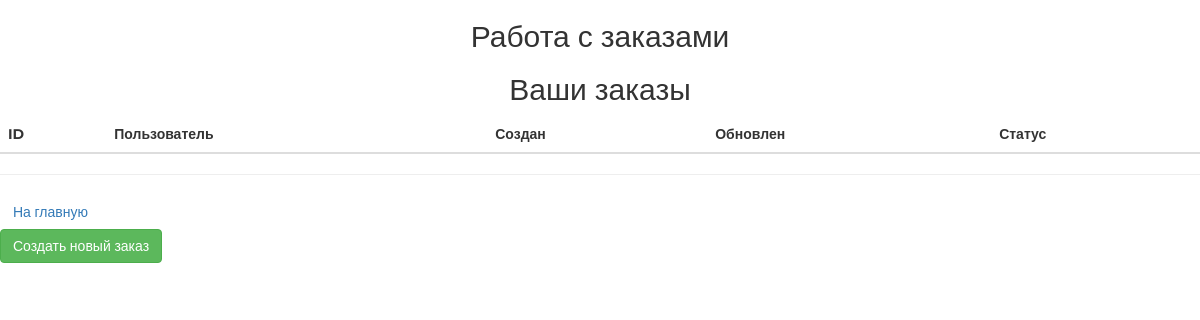
/orders/, run on an earlier commit of the app's database.
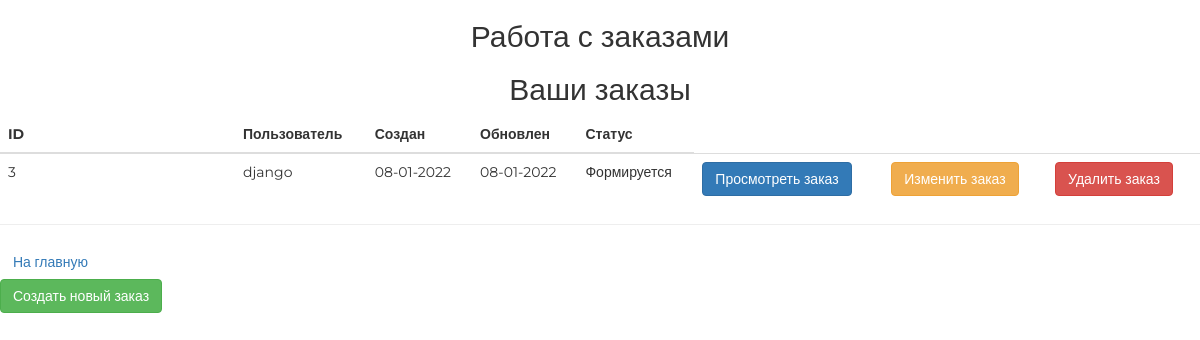
And on a later commit of the database.
### ordersapp/models.py (models this page shows, shortened)
class Order(models.Model):
    STATUS_FORMING = 'FM'
    STATUS_SENT_TO_PROCEED = 'STP'
    STATUS_PROCEEDED = 'PRD'
    STATUS_PAID = 'PD'
    STATUS_CANCEL = 'CNL'
    STATUS_DONE = 'DN'
    STATUSES = (
        (STATUS_FORMING, 'Формируется'),
        (STATUS_SENT_TO_PROCEED, 'Отправлен в обработку'),
        (STATUS_PROCEEDED, 'Обработан'),
        (STATUS_PAID, 'Оплачен'),
        (STATUS_CANCEL, 'Отменен'),
        (STATUS_DONE, 'Завершен'),
    )
    user = models.ForeignKey(settings.AUTH_USER_MODEL, on_delete=models.CASCADE)
    status = models.CharField(choices=STATUSES, default=STATUS_FORMING, max_length=5)
    is_active = models.BooleanField(default=True)
    created_at = models.DateTimeField(auto_now_add=True)
    updated_at = models.DateTimeField(auto_now=True)

### authapp/models.py (models this page shows, shortened)
class ShopUser(AbstractUser):
    avatar = models.ImageField(upload_to='users/', blank=True)
    age = models.PositiveSmallIntegerField(default=18, verbose_name='Возраст')
    activation_key = models.CharField(max_length=128, blank=True, null=True)
    activation_key_expired = models.DateTimeField(blank=True, null=True)

### ordersapp/views.py (the view)
# urls.py: path('', ordersapp.OrderListView.as_view(), name='list'),
class OrderListView(ListView):
    model = Order
    def get_queryset(self):
        return super().get_queryset().filter(is_active=True)

### mainapp/context_processors.py (called while the page is built)
def basket(request):
    basket_items = []
    if request.user.is_authenticated:
        basket_items = Basket.objects.filter(user=request.user)
    return {
        'basket': basket_items,
    }

### ordersapp/templates/ordersapp/order_list.html
{% extends 'ordersapp/base.html' %}
{% block content %}
    <div class="h2 head text-center">
        Ваши заказы
    </div>
    <table class="table">
        <thead>
        <tr>
            <th>ID</th>
            <th>Пользователь</th>
            <th>Создан</th>
            <th>Обновлен</th>
            <th>Статус</th>
        </tr>
        </thead>
        <tbody>
        {% for object in object_list %}
            <tr>
                <td>{{ object.pk }}</td>
                <td>{{ object.user }}</td>
                <td>{{ object.created_at|date:"d-m-Y" }}</td>
                <td>{{ object.updated_at|date:"d-m-Y" }}</td>
                <td>{{ object.get_status_display }}</td>
                <td>
                    <a href="{% url 'ordersapp:read' object.pk %}" class="btn btn-primary">Просмотреть заказ</a>
                </td>
                <td>
                    <a href="{% url 'ordersapp:update' object.pk %}" class="btn btn-warning">Изменить заказ</a>
                </td>
                <td>
                    <a href="{% url 'ordersapp:delete' object.pk %}" class="btn btn-danger">Удалить заказ</a>
                </td>
            </tr>
        {% endfor %}
        </tbody>
    </table>
    <hr>
    <a href="{% url 'index' %}" class="btn btn-link">На главную</a><br>
    <a href="{% url 'ordersapp:create' %}" class="btn btn-success">Создать новый заказ</a>
{% endblock %}

What changed in the data, as far as the page shows it:
added Order: pk "3", user "django", created_at "08-01-2022", updated_at "08-01-2022", status "Формируется"
